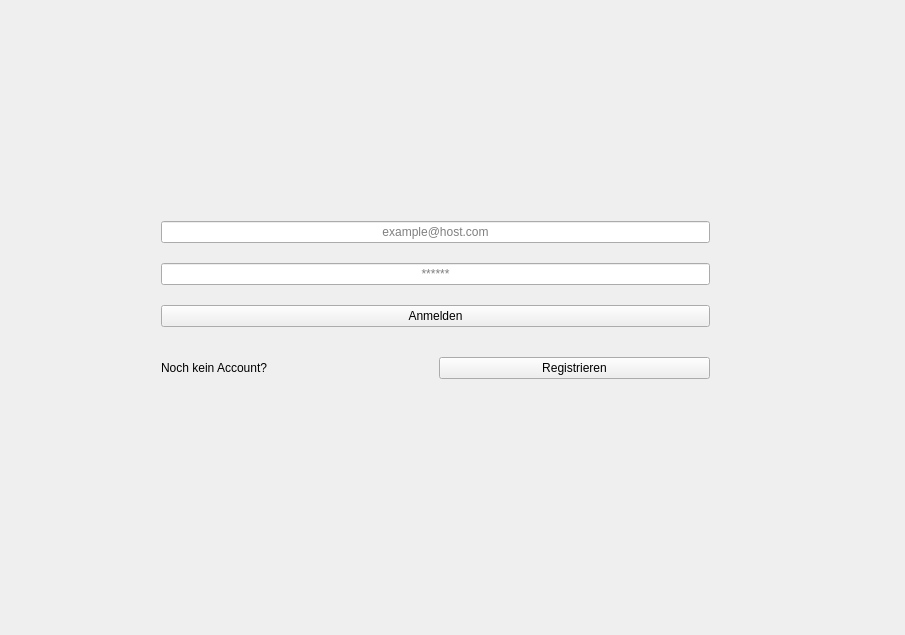
<?xml version="1.0" encoding="UTF-8"?>
<ui version="4.0">
 <class>MainWindow</class>
 <widget class="QMainWindow" name="MainWindow">
  <property name="geometry">
   <rect>
    <x>0</x>
    <y>0</y>
    <width>905</width>
    <height>635</height>
   </rect>
  </property>
  <property name="windowTitle">
   <string>MainWindow</string>
  </property>
  <widget class="QWidget" name="centralWidget">
   <widget class="QWidget" name="gridLayoutWidget_2">
    <property name="geometry">
     <rect>
      <x>150</x>
      <y>210</y>
      <width>571</width>
      <height>181</height>
     </rect>
    </property>
    <layout class="QGridLayout" name="gridLayout_2">
     <property name="verticalSpacing">
      <number>30</number>
     </property>
     <item row="1" column="0">
      <layout class="QHBoxLayout" name="horizontalLayout">
       <property name="sizeConstraint">
        <enum>QLayout::SetNoConstraint</enum>
       </property>
       <item>
        <widget class="QLabel" name="registrierung_lb">
         <property name="text">
          <string>Noch kein Account?</string>
         </property>
        </widget>
       </item>
       <item>
        <widget class="QPushButton" name="registrieren_btn">
         <property name="text">
          <string>Registrieren</string>
         </property>
        </widget>
       </item>
      </layout>
     </item>
     <item row="0" column="0">
      <layout class="QGridLayout" name="gridLayout">
       <property name="verticalSpacing">
        <number>20</number>
       </property>
       <item row="2" column="0">
        <widget class="QPushButton" name="anmelden_btn">
         <property name="text">
          <string>Anmelden</string>
         </property>
        </widget>
       </item>
       <item row="1" column="0">
        <widget class="QLineEdit" name="passwort_le">
         <property name="alignment">
          <set>Qt::AlignCenter</set>
         </property>
         <property name="placeholderText">
          <string>******</string>
         </property>
        </widget>
       </item>
       <item row="0" column="0">
        <widget class="QLineEdit" name="mail_le">
         <property name="alignment">
          <set>Qt::AlignCenter</set>
         </property>
         <property name="placeholderText">
          <string>example@host.com</string>
         </property>
        </widget>
       </item>
      </layout>
     </item>
    </layout>
   </widget>
  </widget>
 </widget>
 <layoutdefault spacing="6" margin="11"/>
 <resources/>
 <connections/>
</ui>
